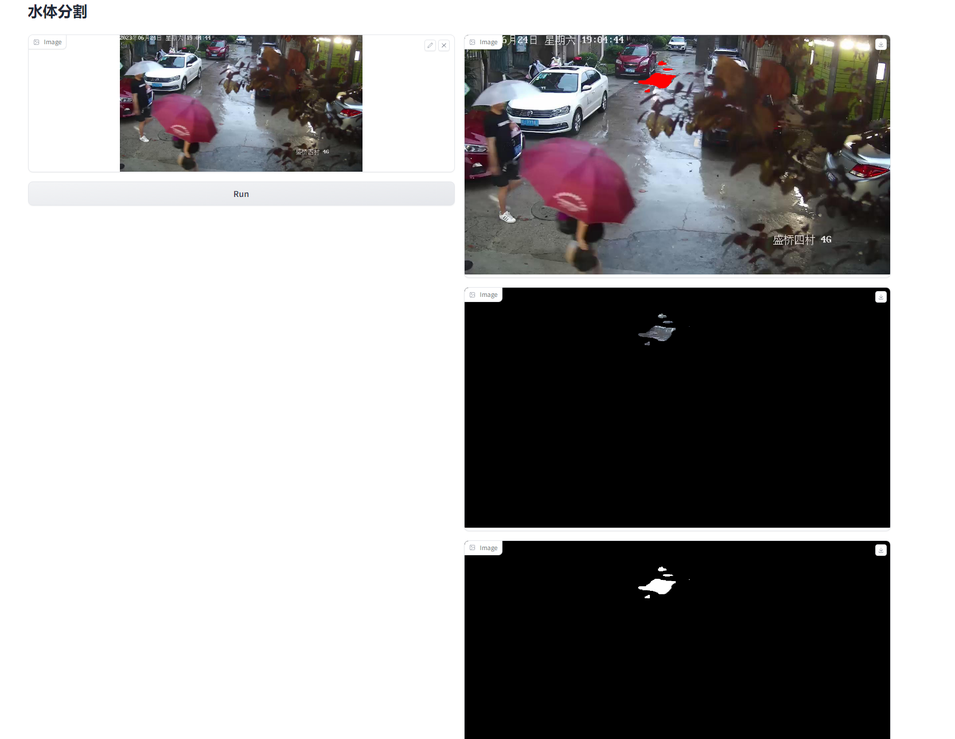
#> input picture 1.png, 955 x 739 px, shrunk from 1665 x 1287 before the run
$ python 0255_2_01.py ..
#> lines starting #> are read from the running program, lines starting #| are printed output that depends on the picture
import sys
from PIL import Image
import numpy as np
import os


def convert_pixels(folder_path):
#> called with folder_path = '..'
    for filename in os.listdir(folder_path):
        if filename.endswith((".png", ".jpg", ".jpeg")):
            file_path = os.path.join(folder_path, filename)
            # 使用Pillow打开图像
            img = Image.open(file_path)
#> img is the input picture: PIL image 955x739 RGB; mean R, G, B 157.8, 156.5, 157
            img_array = np.array(img)

            # 将值为255的像素改为1
            img_array[img_array == 255] = 1
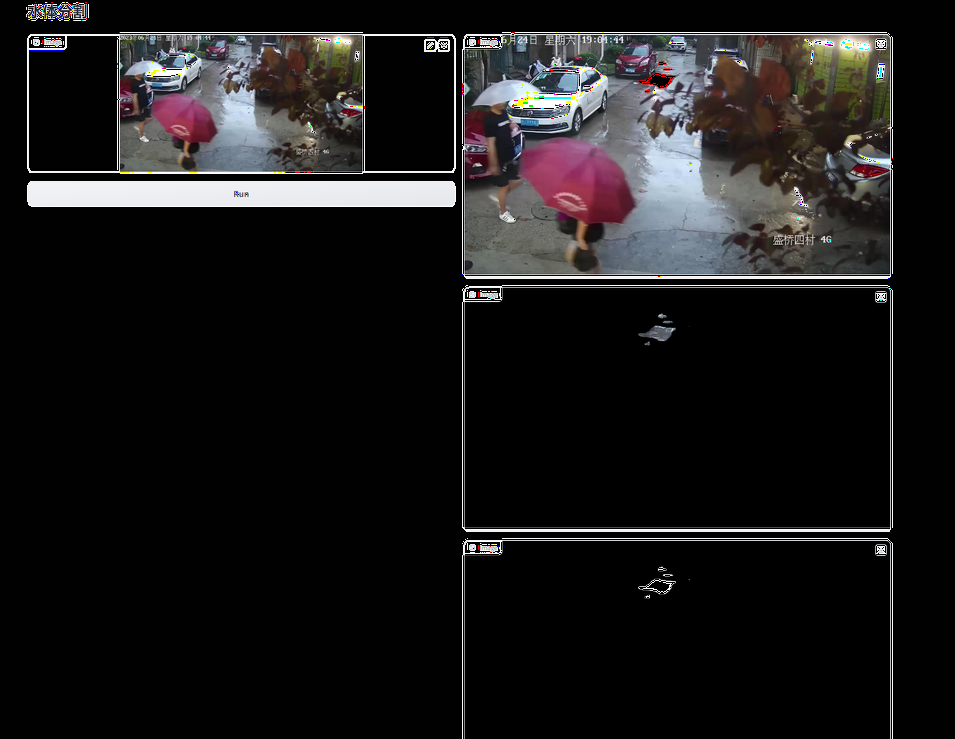
#> img_array: shape (739, 955, 3); mean R, G, B 27, 25.8, 26.2

            # 将修改后的numpy数组转换回Pillow图像，并保存
            img_modified = Image.fromarray(img_array)
            img_modified.save(file_path)
            print(f"Processed {filename}")


if __name__ == "__main__":
    if len(sys.argv) != 2:
        print("Usage: python 0255_2_01.py <folder_path>")
    else:
        folder_path = sys.argv[1]
        convert_pixels(folder_path)
